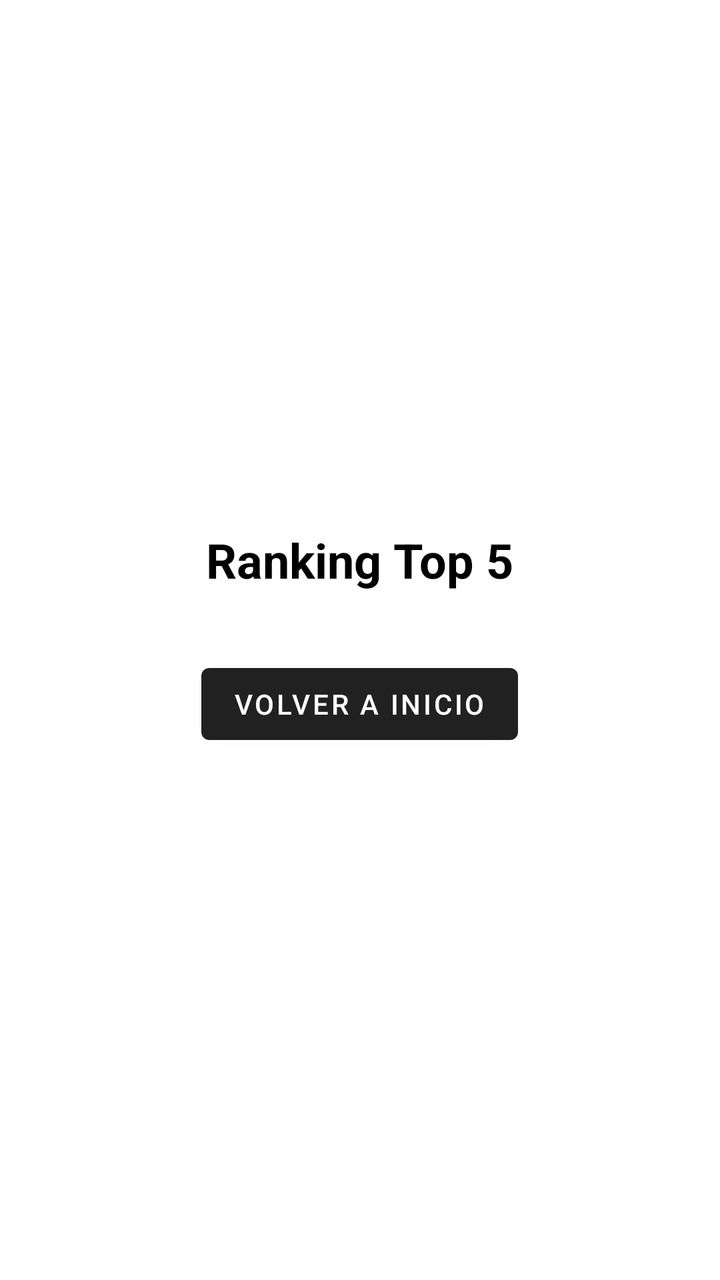
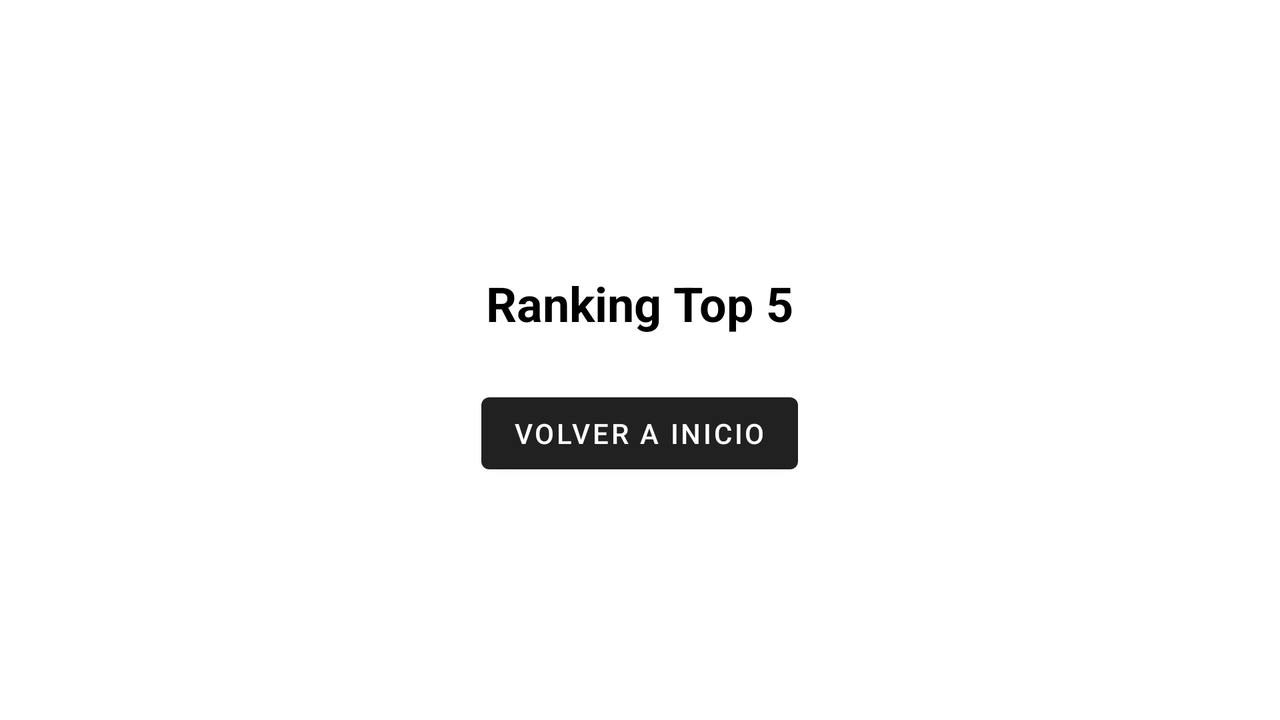

First picture: res/layout/ on a phone held upright. Second picture: the repository's own variant of that layout, on a device whose configuration matches the variant's folder. Source for both follows.
<!-- AndroidManifest.xml: application theme Theme.BatallaNaval -->
<!-- res/layout/activity_ranking.xml -->
<?xml version="1.0" encoding="utf-8"?>
<LinearLayout xmlns:android="http://schemas.android.com/apk/res/android"
    android:orientation="vertical"
    android:padding="24dp"
    android:layout_width="match_parent"
    android:layout_height="match_parent"
    android:gravity="center"
    android:background="@drawable/fondo">

    <LinearLayout
        android:layout_width="match_parent"
        android:layout_height="wrap_content"
        android:orientation="vertical"
        android:gravity="center_horizontal">

        <TextView
            android:id="@+id/tituloRanking"
            android:text="Ranking Top 5"
            android:textSize="24sp"
            android:textStyle="bold"
            android:layout_gravity="center"
            android:layout_marginBottom="16dp"
            android:layout_width="wrap_content"
            android:layout_height="wrap_content"
            android:textColor="@color/black"/>

        <LinearLayout
            android:id="@+id/listaRanking"
            android:layout_width="match_parent"
            android:layout_height="wrap_content"
            android:orientation="vertical" />

        <Button
            android:id="@+id/btn_volverInicio"
            android:text="@string/btn_volverInicio"
            android:layout_width="wrap_content"
            android:layout_height="wrap_content"
            android:layout_marginTop="16dp" />

    </LinearLayout>

</LinearLayout>
<!-- resources referenced by this layout -->
<resources>
  <string name="btn_volverInicio">VOLVER A INICIO</string>
  <style name="Theme.BatallaNaval" parent="Base.Theme.BatallaNaval" />
  <style name="Base.Theme.BatallaNaval" parent="Theme.MaterialComponents.DayNight.DarkActionBar">
          
          
      </style>
</resources>
<!-- res/layout-land/activity_ranking.xml (the repository's variant of the layout above) -->
<!-- drawn on the phone turned sideways -->
<?xml version="1.0" encoding="utf-8"?>
<LinearLayout xmlns:android="http://schemas.android.com/apk/res/android"
    android:orientation="vertical"
    android:padding="24dp"
    android:layout_width="match_parent"
    android:layout_height="match_parent"
    android:gravity="center"
    android:background="@drawable/fondo">

    <LinearLayout
        android:layout_width="match_parent"
        android:layout_height="wrap_content"
        android:orientation="vertical"
        android:gravity="center_horizontal">

        <TextView
            android:id="@+id/tituloRanking"
            android:text="Ranking Top 5"
            android:textSize="24sp"
            android:textStyle="bold"
            android:layout_gravity="center"
            android:layout_marginTop="16dp"
            android:layout_marginBottom="5dp"
            android:layout_width="wrap_content"
            android:layout_height="wrap_content"
            android:textColor="@color/black"/>

        <GridLayout
            android:id="@+id/listaRanking"
            android:layout_width="wrap_content"
            android:layout_height="wrap_content"
            android:columnCount="2"
            android:orientation="horizontal"
            android:alignmentMode="alignMargins"
            android:rowOrderPreserved="false"
            android:layout_marginBottom="10dp"
            android:useDefaultMargins="true"
            android:gravity="center" >
        </GridLayout>


        <Button
            android:id="@+id/btn_volverInicio"
            android:text="@string/btn_volverInicio"
            android:layout_width="wrap_content"
            android:layout_height="wrap_content"
            android:layout_marginTop="10dp" />

    </LinearLayout>

</LinearLayout>
